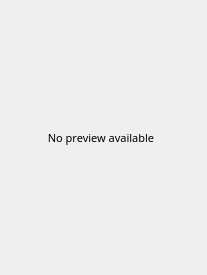
<?xml version="1.0" encoding="UTF-8"?>
<ui version="4.0">
 <class>EmptyPreviewerClass</class>
 <widget class="QWidget" name="EmptyPreviewerClass">
  <property name="geometry">
   <rect>
    <x>0</x>
    <y>0</y>
    <width>207</width>
    <height>275</height>
   </rect>
  </property>
  <property name="windowTitle">
   <string>Preview</string>
  </property>
  <layout class="QVBoxLayout" name="verticalLayout_3">
   <property name="spacing">
    <number>0</number>
   </property>
   <property name="leftMargin">
    <number>0</number>
   </property>
   <property name="topMargin">
    <number>0</number>
   </property>
   <property name="rightMargin">
    <number>0</number>
   </property>
   <property name="bottomMargin">
    <number>0</number>
   </property>
   <item>
    <widget class="QWidget" name="m_noPreviewWidget" native="true">
     <property name="styleSheet">
      <string notr="true"/>
     </property>
     <layout class="QVBoxLayout" name="verticalLayout_2">
      <property name="spacing">
       <number>0</number>
      </property>
      <property name="leftMargin">
       <number>0</number>
      </property>
      <property name="topMargin">
       <number>9</number>
      </property>
      <property name="rightMargin">
       <number>5</number>
      </property>
      <property name="bottomMargin">
       <number>9</number>
      </property>
      <item>
       <widget class="QLabel" name="m_noPreviewText">
        <property name="font">
         <font>
          <family>Geist</family>
          <pointsize>8</pointsize>
         </font>
        </property>
        <property name="text">
         <string>No preview available</string>
        </property>
        <property name="alignment">
         <set>Qt::AlignCenter</set>
        </property>
        <property name="wordWrap">
         <bool>true</bool>
        </property>
       </widget>
      </item>
     </layout>
    </widget>
   </item>
  </layout>
 </widget>
 <resources/>
 <connections/>
</ui>
